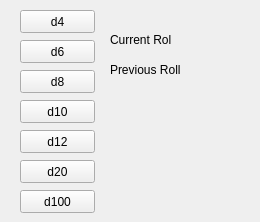
    <widget class="QWidget" name="diceTab">
     <attribute name="title">
      <string>Dice</string>
     </attribute>
     <widget class="QPushButton" name="d100Button">
      <property name="geometry">
       <rect>
        <x>20</x>
        <y>190</y>
        <width>75</width>
        <height>23</height>
       </rect>
      </property>
      <property name="text">
       <string>d100</string>
      </property>
     </widget>
     <widget class="QPushButton" name="d20Button">
      <property name="geometry">
       <rect>
        <x>20</x>
        <y>160</y>
        <width>75</width>
        <height>23</height>
       </rect>
      </property>
      <property name="text">
       <string>d20</string>
      </property>
     </widget>
     <widget class="QPushButton" name="d12Button">
      <property name="geometry">
       <rect>
        <x>20</x>
        <y>130</y>
        <width>75</width>
        <height>23</height>
       </rect>
      </property>
      <property name="text">
       <string>d12</string>
      </property>
     </widget>
     <widget class="QPushButton" name="d10Button">
      <property name="geometry">
       <rect>
        <x>20</x>
        <y>100</y>
        <width>75</width>
        <height>23</height>
       </rect>
      </property>
      <property name="text">
       <string>d10</string>
      </property>
     </widget>
     <widget class="QPushButton" name="d8Button">
      <property name="geometry">
       <rect>
        <x>20</x>
        <y>70</y>
        <width>75</width>
        <height>23</height>
       </rect>
      </property>
      <property name="text">
       <string>d8</string>
      </property>
     </widget>
     <widget class="QPushButton" name="d6Button">
      <property name="geometry">
       <rect>
        <x>20</x>
        <y>40</y>
        <width>75</width>
        <height>23</height>
       </rect>
      </property>
      <property name="text">
       <string>d6</string>
      </property>
     </widget>
     <widget class="QPushButton" name="d4Button">
      <property name="geometry">
       <rect>
        <x>20</x>
        <y>10</y>
        <width>75</width>
        <height>23</height>
       </rect>
      </property>
      <property name="text">
       <string>d4</string>
      </property>
     </widget>
     <widget class="QLabel" name="label">
      <property name="geometry">
       <rect>
        <x>110</x>
        <y>30</y>
        <width>61</width>
        <height>20</height>
       </rect>
      </property>
      <property name="text">
       <string>Current Roll</string>
      </property>
     </widget>
     <widget class="QLabel" name="previousRollLabel">
      <property name="geometry">
       <rect>
        <x>190</x>
        <y>60</y>
        <width>61</width>
        <height>16</height>
       </rect>
      </property>
      <property name="frameShadow">
       <enum>QFrame::Raised</enum>
      </property>
      <property name="text">
       <string/>
      </property>
     </widget>
     <widget class="QLabel" name="label_2">
      <property name="geometry">
       <rect>
        <x>110</x>
        <y>60</y>
        <width>71</width>
        <height>20</height>
       </rect>
      </property>
      <property name="text">
       <string>Previous Roll</string>
      </property>
     </widget>
     <widget class="QLabel" name="currentRollLabel">
      <property name="geometry">
       <rect>
        <x>190</x>
        <y>30</y>
        <width>61</width>
        <height>16</height>
       </rect>
      </property>
      <property name="text">
       <string/>
      </property>
     </widget>
    </widget>
